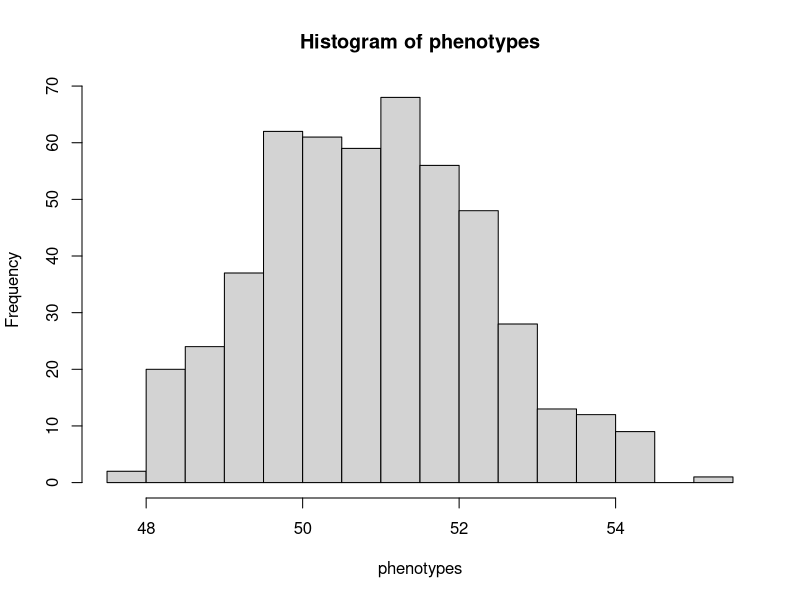
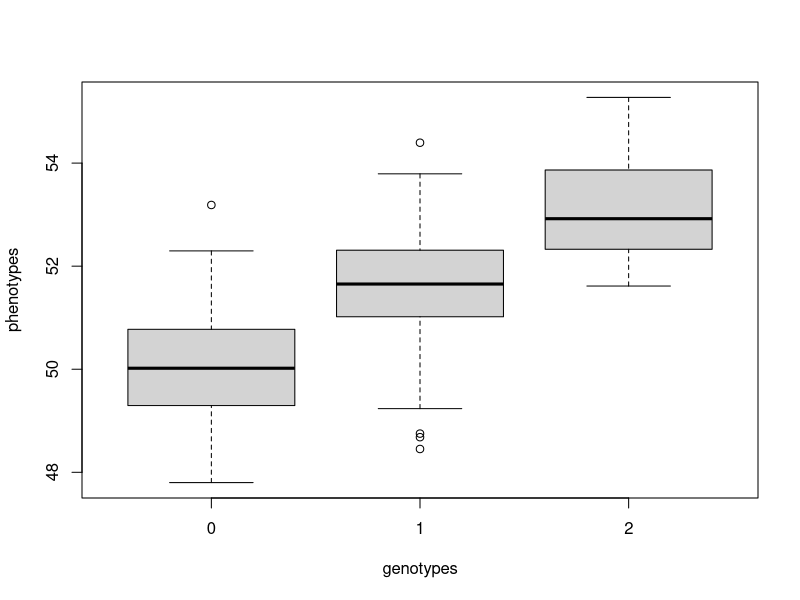
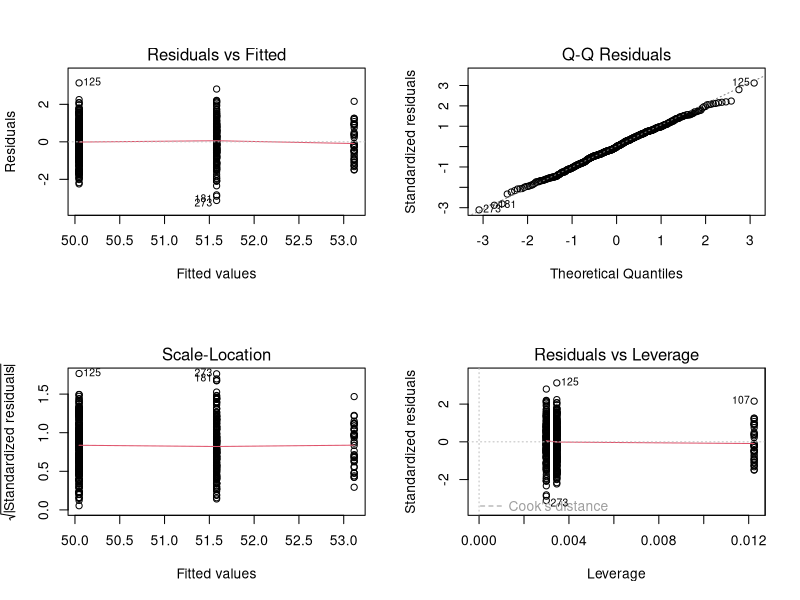

The R script that drew these images, in order:
## ---- chunk 1
R.v.maj <- as.numeric(R.version$major)
R.v.min.1 <- as.numeric(strsplit(R.version$minor, "\\.")[[1]][1])
if(R.v.maj < 2 || (R.v.maj == 2 && R.v.min.1 < 15))
  stop("requires R >= 2.15", call.=FALSE)

suppressPackageStartupMessages(library(knitr))
opts_chunk$set(echo=TRUE, warning=TRUE, message=TRUE, cache=FALSE)

suppressPackageStartupMessages(library(MASS))

options(digits=3)
## ---- chunk 2
seed <- 1859
set.seed(seed)
## ---- chunk 3
n <- 500
## ---- chunk 4
mu <- 50
## ---- chunk 5
##' Calculate the genotype frequencies (AA, Aa, aa) at Hardy-Weinberg equilibrium.
##'
##' https://en.wikipedia.org/wiki/Hardy%E2%80%93Weinberg_principle
##' @param maf frequency of the minor allele, a
##' @return vector of genotype frequencies
##' @author Timothée Flutre
calc.geno.freq <- function(maf){
  geno.freq <- c((1 - maf)^2,
                2 * (1 - maf) * maf,
                maf^2)
  names(geno.freq) <- c("AA", "Aa", "aa")
  return(geno.freq)
}

f <- 0.3
genotypes <- sample(x=c(0,1,2), size=n, replace=TRUE, prob=calc.geno.freq(f))
## ---- chunk 6
table(genotypes)
sum(genotypes) / (2 * n)
var(genotypes)
## ---- chunk 7
(beta <- rnorm(n=1, mean=1, sd=1))
## ---- chunk 8
sigma <- 1
errors <- rnorm(n=n, mean=0, sd=sigma)
## ---- chunk 9
phenotypes <- mu + beta * genotypes + errors
## ---- chunk 10
hist(phenotypes, breaks="FD")
## ---- chunk 11
boxplot(phenotypes ~ genotypes, xlab="genotypes", ylab="phenotypes")
## ---- chunk 12
dat <- data.frame(x=genotypes, y=phenotypes)
summary(dat)
## ---- chunk 13
fit <- lm(y ~ x, data=dat)
## ---- chunk 14
par(mfrow=c(2,2))
plot(fit)
## ---- chunk 15
summary(fit)
c(mu, beta, sigma)
(mu.hat <- coefficients(fit)[1])
(beta.hat <- coefficients(fit)[2])
(sigma.hat <- sqrt((1/(n-2) * sum(fit$residuals^2))))
## ---- chunk 16
print(sessionInfo(), locale=FALSE)
